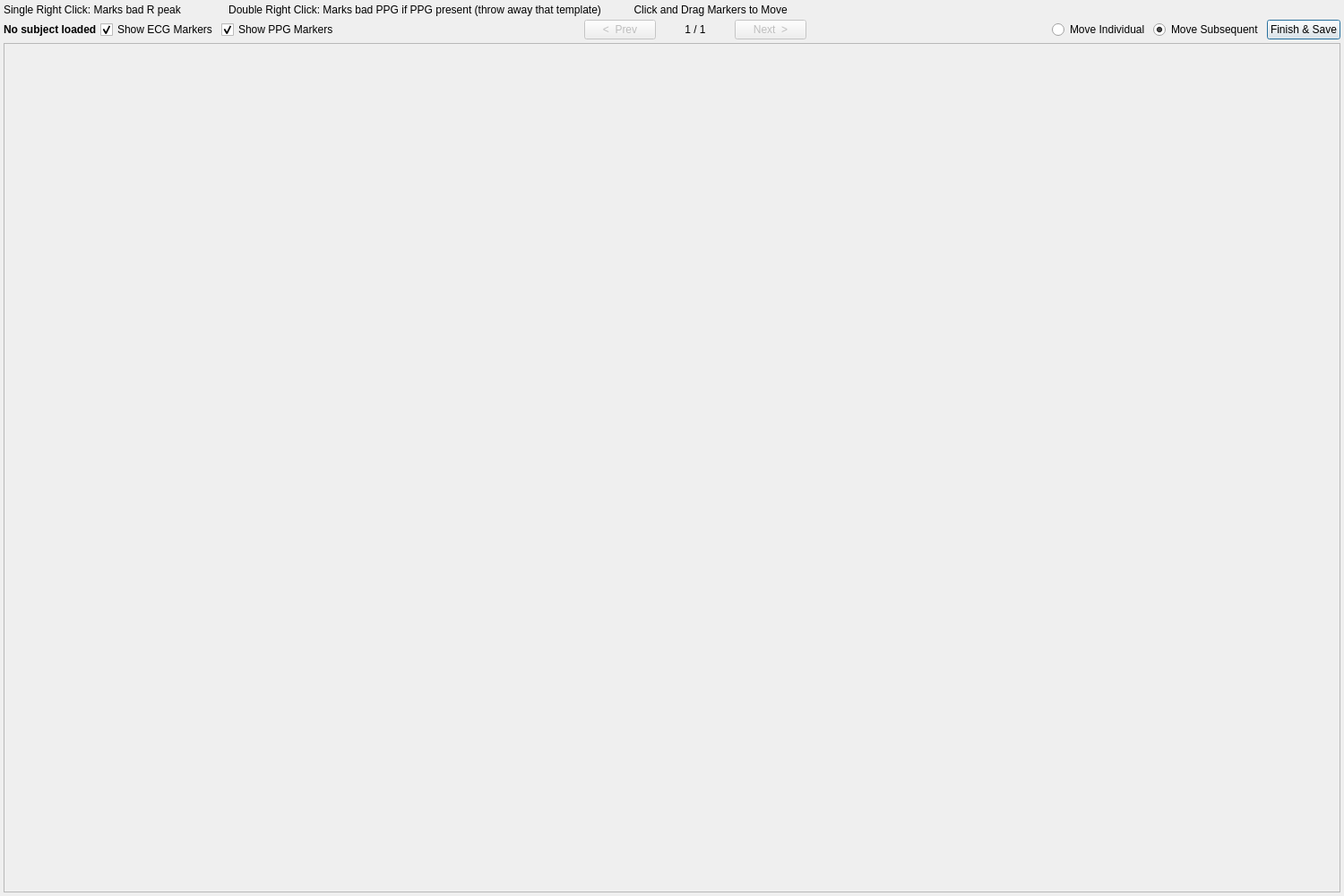
<?xml version="1.0" encoding="UTF-8"?>
<ui version="4.0">
 <class>TemplateViewerWindow</class>
 <widget class="QMainWindow" name="TemplateViewerWindow">
  <property name="geometry">
   <rect>
    <x>0</x>
    <y>0</y>
    <width>1500</width>
    <height>1000</height>
   </rect>
  </property>
  <property name="windowTitle">
   <string>Template Marking Viewer</string>
  </property>
  <widget class="QWidget" name="centralwidget">
   <layout class="QVBoxLayout" name="mainLayout">
    <property name="spacing">
     <number>4</number>
    </property>
    <property name="leftMargin">
     <number>4</number>
    </property>
    <property name="topMargin">
     <number>4</number>
    </property>
    <property name="rightMargin">
     <number>4</number>
    </property>
    <property name="bottomMargin">
     <number>4</number>
    </property>
    <item>
     <widget class="QLabel" name="instructionsLabel">
      <property name="text">
       <string>Single Right Click: Marks bad R peak                Double Right Click: Marks bad PPG if PPG present (throw away that template)           Click and Drag Markers to Move</string>
      </property>
     </widget>
    </item>
    <item>
     <layout class="QHBoxLayout" name="topBar">
      <item>
       <widget class="QLabel" name="subjectLabel">
        <property name="font">
         <font>
          <bold>true</bold>
         </font>
        </property>
        <property name="text">
         <string>No subject loaded</string>
        </property>
       </widget>
      </item>
      <item>
       <widget class="QCheckBox" name="show_ecg">
        <property name="text">
         <string>Show ECG Markers</string>
        </property>
        <property name="checked">
         <bool>true</bool>
        </property>
       </widget>
      </item>
      <item>
       <widget class="QCheckBox" name="show_ppg">
        <property name="text">
         <string>Show PPG Markers</string>
        </property>
        <property name="checked">
         <bool>true</bool>
        </property>
       </widget>
      </item>
      <item>
       <spacer name="sL">
        <property name="orientation">
         <enum>Qt::Orientation::Horizontal</enum>
        </property>
        <property name="sizeHint" stdset="0">
         <size>
          <width>0</width>
          <height>0</height>
         </size>
        </property>
       </spacer>
      </item>
      <item>
       <widget class="QPushButton" name="prevButton">
        <property name="enabled">
         <bool>false</bool>
        </property>
        <property name="minimumSize">
         <size>
          <width>80</width>
          <height>0</height>
         </size>
        </property>
        <property name="text">
         <string>&lt;  Prev</string>
        </property>
        <property name="shortcut">
         <string>Left</string>
        </property>
       </widget>
      </item>
      <item>
       <widget class="QLabel" name="pageLabel">
        <property name="minimumSize">
         <size>
          <width>80</width>
          <height>0</height>
         </size>
        </property>
        <property name="text">
         <string>1 / 1</string>
        </property>
        <property name="alignment">
         <set>Qt::AlignmentFlag::AlignCenter</set>
        </property>
       </widget>
      </item>
      <item>
       <widget class="QPushButton" name="nextButton">
        <property name="enabled">
         <bool>false</bool>
        </property>
        <property name="minimumSize">
         <size>
          <width>80</width>
          <height>0</height>
         </size>
        </property>
        <property name="text">
         <string>Next  &gt;</string>
        </property>
        <property name="shortcut">
         <string>Right</string>
        </property>
       </widget>
      </item>
      <item>
       <spacer name="sR">
        <property name="orientation">
         <enum>Qt::Orientation::Horizontal</enum>
        </property>
        <property name="sizeHint" stdset="0">
         <size>
          <width>0</width>
          <height>0</height>
         </size>
        </property>
       </spacer>
      </item>
      <item>
       <widget class="QRadioButton" name="MoveIndividual">
        <property name="text">
         <string>Move Individual</string>
        </property>
        <attribute name="buttonGroup">
         <string notr="true">buttonGroup</string>
        </attribute>
       </widget>
      </item>
      <item>
       <widget class="QRadioButton" name="MoveSubsequent">
        <property name="text">
         <string>Move Subsequent</string>
        </property>
        <property name="checked">
         <bool>true</bool>
        </property>
        <attribute name="buttonGroup">
         <string notr="true">buttonGroup</string>
        </attribute>
       </widget>
      </item>
      <item>
       <widget class="QPushButton" name="finishButton">
        <property name="text">
         <string>Finish &amp;&amp; Save</string>
        </property>
        <property name="shortcut">
         <string>Return</string>
        </property>
        <property name="default">
         <bool>true</bool>
        </property>
       </widget>
      </item>
     </layout>
    </item>
    <item>
     <widget class="QScrollArea" name="scrollArea">
      <property name="widgetResizable">
       <bool>true</bool>
      </property>
      <widget class="QWidget" name="scrollContents">
       <property name="geometry">
        <rect>
         <x>0</x>
         <y>0</y>
         <width>1490</width>
         <height>940</height>
        </rect>
       </property>
       <layout class="QGridLayout" name="plotGrid">
        <property name="leftMargin">
         <number>2</number>
        </property>
        <property name="topMargin">
         <number>2</number>
        </property>
        <property name="rightMargin">
         <number>2</number>
        </property>
        <property name="bottomMargin">
         <number>2</number>
        </property>
        <property name="spacing">
         <number>2</number>
        </property>
       </layout>
      </widget>
     </widget>
    </item>
   </layout>
  </widget>
  <action name="actionMoveSubsequent">
   <property name="checkable">
    <bool>true</bool>
   </property>
   <property name="checked">
    <bool>true</bool>
   </property>
   <property name="text">
    <string>Move Subsequent Dicrotic</string>
   </property>
  </action>
 </widget>
 <resources/>
 <connections>
  <connection>
   <sender>finishButton</sender>
   <signal>clicked()</signal>
   <receiver>TemplateViewerWindow</receiver>
   <slot>onFinish()</slot>
   <hints>
    <hint type="sourcelabel">
     <x>20</x>
     <y>20</y>
    </hint>
    <hint type="destinationlabel">
     <x>20</x>
     <y>20</y>
    </hint>
   </hints>
  </connection>
  <connection>
   <sender>prevButton</sender>
   <signal>clicked()</signal>
   <receiver>TemplateViewerWindow</receiver>
   <slot>onPrevPage()</slot>
   <hints>
    <hint type="sourcelabel">
     <x>20</x>
     <y>20</y>
    </hint>
    <hint type="destinationlabel">
     <x>20</x>
     <y>20</y>
    </hint>
   </hints>
  </connection>
  <connection>
   <sender>nextButton</sender>
   <signal>clicked()</signal>
   <receiver>TemplateViewerWindow</receiver>
   <slot>onNextPage()</slot>
   <hints>
    <hint type="sourcelabel">
     <x>20</x>
     <y>20</y>
    </hint>
    <hint type="destinationlabel">
     <x>20</x>
     <y>20</y>
    </hint>
   </hints>
  </connection>
 </connections>
 <slots>
  <slot>onFinish()</slot>
  <slot>onPrevPage()</slot>
  <slot>onNextPage()</slot>
 </slots>
 <buttongroups>
  <buttongroup name="buttonGroup"/>
 </buttongroups>
</ui>
